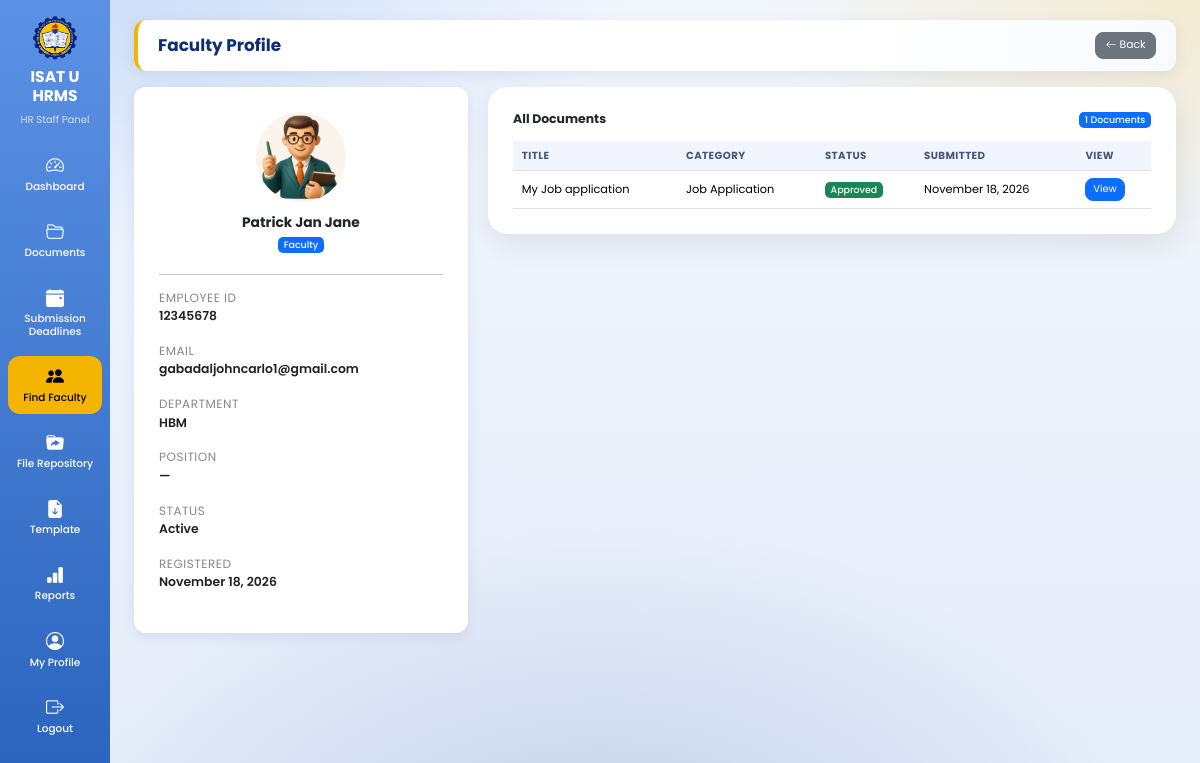
The page /hr_staff/faculty_profile.php?id=31 (signed in) on the database as committed earlier.
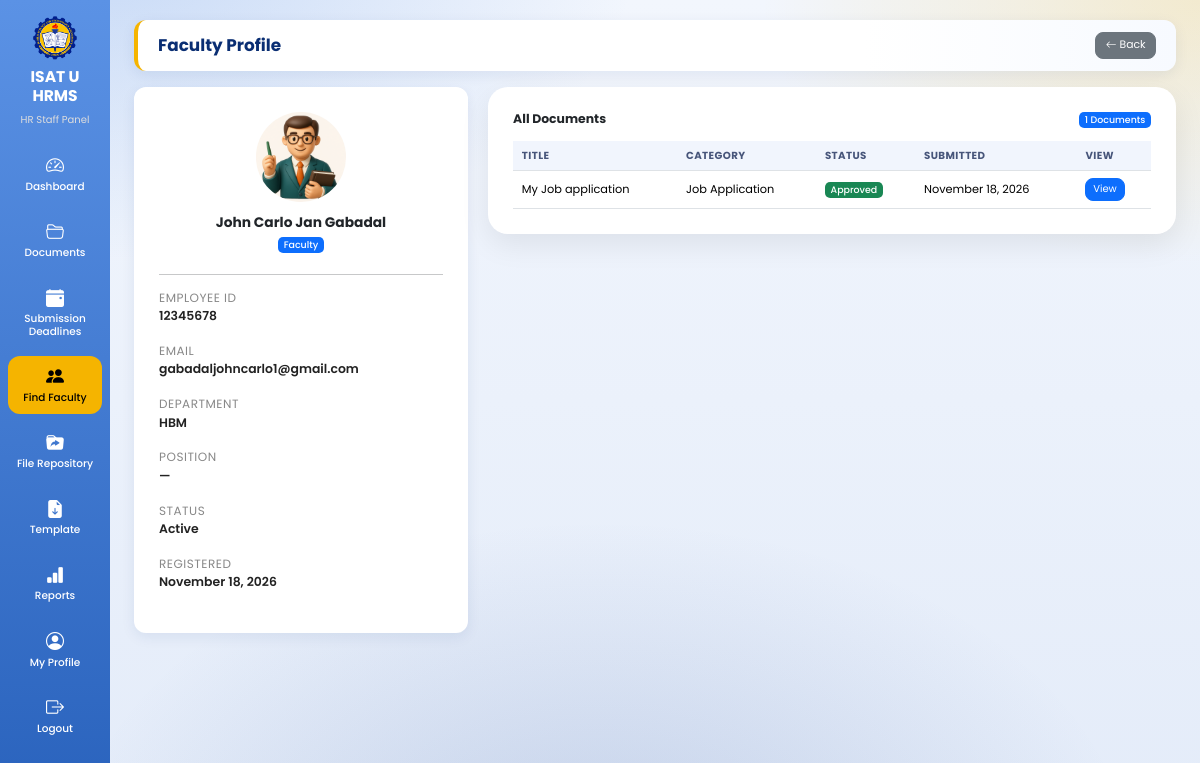
The same page on the database as committed later.
### tables this page shows
CREATE TABLE `users` (
  `user_id` int(11) NOT NULL AUTO_INCREMENT,
  `employee_id` varchar(50) DEFAULT NULL,
  `first_name` varchar(100) NOT NULL,
  `middle_name` varchar(100) DEFAULT NULL,
  `last_name` varchar(100) NOT NULL,
  `email` varchar(150) NOT NULL,
  `password` varchar(255) NOT NULL,
  `role` varchar(20) NOT NULL,
  `department` varchar(150) DEFAULT NULL,
  `position_title` varchar(150) DEFAULT NULL,
  `profile_picture` varchar(255) DEFAULT NULL,
  `reset_token` varchar(255) DEFAULT NULL,
  `reset_token_expiry` datetime DEFAULT NULL,
  `status` varchar(20) DEFAULT 'active',
  `created_at` timestamp NOT NULL DEFAULT current_timestamp(),
  PRIMARY KEY (`user_id`)
);

### hr_staff/faculty_profile.php (the view, shortened to what the changed rows need)
<?php
include "../db.php";
$user_id = (int)$_GET['id'];
$user = mysqli_fetch_assoc(mysqli_query($conn, "SELECT * FROM users WHERE user_id = '$user_id'"));
?>
<!DOCTYPE html>
<html lang="en">
<head>
<link href="https://cdn.jsdelivr.net/npm/bootstrap@5.3.3/dist/css/bootstrap.min.css" rel="stylesheet">
<link href="https://cdn.jsdelivr.net/npm/bootstrap-icons@1.11.3/font/bootstrap-icons.css" rel="stylesheet">
<link rel="stylesheet" href="../assets/ui.css">
</head>
<body>
<div class="main">
<div class="topbar">
    <h2>Faculty Profile</h2>
</div>
<div class="row g-4 align-items-start">
    <div class="col-xl-4 col-lg-5">
        <div class="profile-card h-100">
            <div class="text-center mb-4">
                <?php if (!empty($user['profile_picture']) && file_exists('../uploads/profile_pictures/'.$user['profile_picture'])): ?>
                    <img src="../uploads/profile_pictures/<?php echo htmlspecialchars($user['profile_picture']); ?>"
                         class="mx-auto mb-3" style="width:90px;height:90px;border-radius:50%;object-fit:cover;display:block;">
                <?php else: ?>
                    <div class="avatar mx-auto mb-3">
                        <?php echo strtoupper(substr($user['first_name'],0,1)); ?>
                    </div>
                <?php endif; ?>
                <h4 class="fw-bold mb-1">
                    <?php echo htmlspecialchars($user['first_name'].' '.$user['middle_name'].' '.$user['last_name']); ?>
                </h4>
                <span class="badge bg-primary"><?php echo htmlspecialchars(ucfirst($user['role'])); ?></span>
            </div>
            <div class="profile-grid">
                <div><label>Employee ID</label><p><?php echo htmlspecialchars($user['employee_id']); ?></p></div>
                <div><label>Email</label><p><?php echo htmlspecialchars($user['email']); ?></p></div>
                <div><label>Department</label><p><?php echo htmlspecialchars($user['department']); ?></p></div>
                <div><label>Position</label><p><?php echo htmlspecialchars($user['position_title'] ?: '—'); ?></p></div>
                <div><label>Status</label><p><?php echo htmlspecialchars($user['status']); ?></p></div>
                <div><label>Registered</label><p><?php echo date("F d, Y", strtotime($user['created_at'])); ?></p></div>
            </div>
        </div>
    </div>
    <div class="col-xl-8 col-lg-7">
        <div class="documents-card h-100">
            <div class="table-responsive">
            <table class="table table-hover align-middle">
                <thead>
                    <tr>
                        <th>Title</th>
                        <th>Category</th>
                        <th>Status</th>
                        <th>Submitted</th>
                        <th>View</th>
                    </tr>
                </thead>
            </table>
            </div>
        </div>
    </div>
</div>
</div>
</body>
</html>

Rows that differ between the two databases and show on the page:
changed users "gabadaljohncarlo1@gmail.com": first_name+middle_name+last_name "Patrick Jan Jane" → "John Carlo Jan Gabadal"
